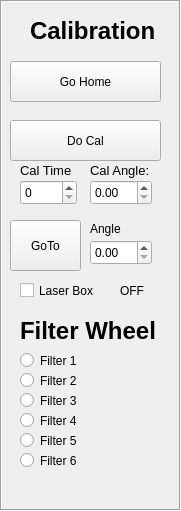
   <widget class="QFrame" name="frame_7">
    <property name="geometry">
     <rect>
      <x>860</x>
      <y>390</y>
      <width>181</width>
      <height>511</height>
     </rect>
    </property>
    <property name="frameShape">
     <enum>QFrame::Box</enum>
    </property>
    <property name="frameShadow">
     <enum>QFrame::Sunken</enum>
    </property>
    <widget class="QLabel" name="label_36">
     <property name="geometry">
      <rect>
       <x>30</x>
       <y>10</y>
       <width>141</width>
       <height>41</height>
      </rect>
     </property>
     <property name="font">
      <font>
       <family>Arial</family>
       <pointsize>18</pointsize>
       <weight>75</weight>
       <bold>true</bold>
      </font>
     </property>
     <property name="text">
      <string>Calibration</string>
     </property>
    </widget>
    <widget class="QSpinBox" name="cal_time">
     <property name="geometry">
      <rect>
       <x>20</x>
       <y>180</y>
       <width>57</width>
       <height>25</height>
      </rect>
     </property>
     <property name="maximum">
      <number>10000</number>
     </property>
    </widget>
    <widget class="QDoubleSpinBox" name="cal_angle">
     <property name="geometry">
      <rect>
       <x>90</x>
       <y>180</y>
       <width>62</width>
       <height>25</height>
      </rect>
     </property>
     <property name="maximum">
      <double>360.000000000000000</double>
     </property>
    </widget>
    <widget class="QDoubleSpinBox" name="goto_angle">
     <property name="geometry">
      <rect>
       <x>90</x>
       <y>240</y>
       <width>62</width>
       <height>25</height>
      </rect>
     </property>
    </widget>
    <widget class="QLabel" name="label_37">
     <property name="geometry">
      <rect>
       <x>90</x>
       <y>220</y>
       <width>62</width>
       <height>17</height>
      </rect>
     </property>
     <property name="text">
      <string>Angle</string>
     </property>
    </widget>
    <widget class="QLabel" name="label_38">
     <property name="geometry">
      <rect>
       <x>20</x>
       <y>160</y>
       <width>51</width>
       <height>21</height>
      </rect>
     </property>
     <property name="font">
      <font>
       <pointsize>10</pointsize>
      </font>
     </property>
     <property name="text">
      <string>Cal Time:</string>
     </property>
    </widget>
    <widget class="QLabel" name="label_39">
     <property name="geometry">
      <rect>
       <x>90</x>
       <y>160</y>
       <width>61</width>
       <height>21</height>
      </rect>
     </property>
     <property name="font">
      <font>
       <pointsize>10</pointsize>
      </font>
     </property>
     <property name="text">
      <string>Cal Angle:</string>
     </property>
    </widget>
    <widget class="QPushButton" name="do_cal_button">
     <property name="geometry">
      <rect>
       <x>10</x>
       <y>120</y>
       <width>151</width>
       <height>41</height>
      </rect>
     </property>
     <property name="text">
      <string>Do Cal</string>
     </property>
    </widget>
    <widget class="QPushButton" name="go_home_button">
     <property name="geometry">
      <rect>
       <x>10</x>
       <y>61</y>
       <width>151</width>
       <height>41</height>
      </rect>
     </property>
     <property name="text">
      <string>Go Home</string>
     </property>
    </widget>
    <widget class="QPushButton" name="goto_button">
     <property name="geometry">
      <rect>
       <x>10</x>
       <y>220</y>
       <width>71</width>
       <height>51</height>
      </rect>
     </property>
     <property name="text">
      <string>GoTo</string>
     </property>
    </widget>
    <widget class="QLabel" name="label_40">
     <property name="geometry">
      <rect>
       <x>20</x>
       <y>310</y>
       <width>151</width>
       <height>41</height>
      </rect>
     </property>
     <property name="font">
      <font>
       <family>Arial</family>
       <pointsize>18</pointsize>
       <weight>75</weight>
       <bold>true</bold>
      </font>
     </property>
     <property name="text">
      <string>Filter Wheel</string>
     </property>
    </widget>
    <widget class="QCheckBox" name="laser_toggle">
     <property name="geometry">
      <rect>
       <x>20</x>
       <y>270</y>
       <width>111</width>
       <height>41</height>
      </rect>
     </property>
     <property name="text">
      <string>Laser Box</string>
     </property>
    </widget>
    <widget class="QLabel" name="laser_label">
     <property name="geometry">
      <rect>
       <x>120</x>
       <y>270</y>
       <width>51</width>
       <height>41</height>
      </rect>
     </property>
     <property name="text">
      <string>OFF</string>
     </property>
    </widget>
    <widget class="QRadioButton" name="filter1">
     <property name="geometry">
      <rect>
       <x>20</x>
       <y>350</y>
       <width>102</width>
       <height>21</height>
      </rect>
     </property>
     <property name="text">
      <string>Filter 1</string>
     </property>
     <attribute name="buttonGroup">
      <string>buttonGroup</string>
     </attribute>
    </widget>
    <widget class="QRadioButton" name="filter2">
     <property name="geometry">
      <rect>
       <x>20</x>
       <y>370</y>
       <width>102</width>
       <height>21</height>
      </rect>
     </property>
     <property name="text">
      <string>Filter 2</string>
     </property>
     <attribute name="buttonGroup">
      <string>buttonGroup</string>
     </attribute>
    </widget>
    <widget class="QRadioButton" name="filter3">
     <property name="geometry">
      <rect>
       <x>20</x>
       <y>390</y>
       <width>102</width>
       <height>21</height>
      </rect>
     </property>
     <property name="text">
      <string>Filter 3</string>
     </property>
     <attribute name="buttonGroup">
      <string>buttonGroup</string>
     </attribute>
    </widget>
    <widget class="QRadioButton" name="filter4">
     <property name="geometry">
      <rect>
       <x>20</x>
       <y>410</y>
       <width>102</width>
       <height>21</height>
      </rect>
     </property>
     <property name="text">
      <string>Filter 4</string>
     </property>
     <attribute name="buttonGroup">
      <string>buttonGroup</string>
     </attribute>
    </widget>
    <widget class="QRadioButton" name="filter5">
     <property name="geometry">
      <rect>
       <x>20</x>
       <y>430</y>
       <width>102</width>
       <height>21</height>
      </rect>
     </property>
     <property name="text">
      <string>Filter 5</string>
     </property>
     <attribute name="buttonGroup">
      <string>buttonGroup</string>
     </attribute>
    </widget>
    <widget class="QRadioButton" name="filter6">
     <property name="geometry">
      <rect>
       <x>20</x>
       <y>450</y>
       <width>102</width>
       <height>21</height>
      </rect>
     </property>
     <property name="text">
      <string>Filter 6</string>
     </property>
     <attribute name="buttonGroup">
      <string>buttonGroup</string>
     </attribute>
    </widget>
   </widget>
